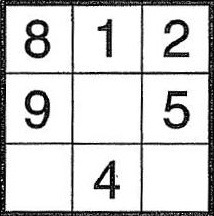
//> input picture SudokuSolver/output/part0opencv/Warmup1.jpg, 214 x 216 px
$ ./main   (built with g++ and OpenCV 4)
//> lines starting //> are read from the running program, lines starting //| are printed output that depends on the picture; after the words box and inside, x2 and y2 are one past the last pixel; in counts of white or black regions, pixels touching at a corner belong together
//
//  main.cpp
//  part0
//
//  Created by Geethanjali Jeevanatham on 2/7/16.
//  Copyright © 2016 Geethanjali Jeevanatham. All rights reserved.
//

#include <iostream>
#include <opencv2/opencv.hpp>

using namespace cv;
using namespace std;

int main(int argc, const char * argv[]) {

    Mat img = imread("/Users/geethanjalijeevanatham/Documents/Helloworld/myopenCV/part0/Warmup1.JPG");
//> img is the input picture: 216 rows x 214 cols, CV_8UC3; min 0, max 255, mean 210.1

    if(img.empty()){
        cout<<"Error: Image cannot be loaded"<<endl;
        return -1;
    }

    namedWindow("myWindow",CV_WINDOW_AUTOSIZE);
    imshow("myWindow",img);                       //Displays original image

    Mat dest(img.size(),img.type());
    threshold(img, dest, 255*0.5, 255, THRESH_BINARY);
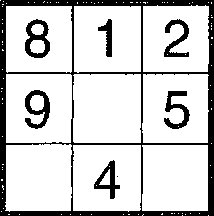
//> dest: 216 rows x 214 cols, CV_8UC3; 81.4% white; 8 black regions (1 under 20 px), largest, box (x1, y1, x2, y2) and area: (0, 0, 214, 216) 6184, (25, 19, 50, 58) 485, (25, 90, 50, 129) 468

    Mat erode_dest(dest.size(),dest.type());
    Mat element = getStructuringElement(MORPH_RECT, Size(3,3));
    erode(dest, erode_dest, element);
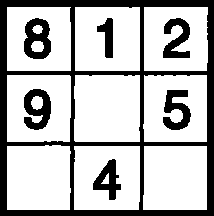
//> erode_dest: 216 rows x 214 cols, CV_8UC3; 73.1% white; 7 black regions, largest, box (x1, y1, x2, y2) and area: (0, 0, 214, 216) 8777, (24, 18, 51, 59) 730, (24, 89, 51, 130) 713


    Mat im_floodfill = erode_dest.clone();
    floodFill(im_floodfill, Point(0,0), CV_RGB(255,255,255));

    Mat im_floodfill_inv;
    dilate(im_floodfill,im_floodfill,element);
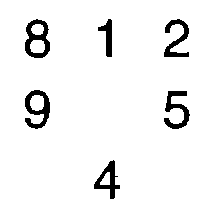
//> im_floodfill: 216 rows x 214 cols, CV_8UC3; 94.7% white; 6 black regions, box (x1, y1, x2, y2) and area: (25, 19, 50, 58) 490, (25, 90, 50, 129) 473, (164, 91, 190, 129) 429, (164, 19, 189, 57) 404, (94, 160, 120, 199) 377, (98, 19, 112, 57) 259
    bitwise_not(im_floodfill, im_floodfill_inv);
    Mat im_out = (dest|im_floodfill_inv);
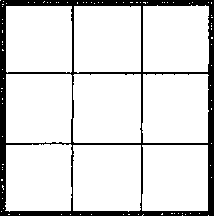
//> im_out: 216 rows x 214 cols, CV_8UC3; 86.6% white; 1 black region, box (x1, y1, x2, y2) and area: (0, 0, 214, 216) 6184
    threshold(im_out, im_out, 255*0.5, 255, THRESH_BINARY);
    namedWindow("myWindow2",CV_WINDOW_AUTOSIZE);
    imshow("myWindow2",im_floodfill);                  //Displays the numbers

    namedWindow("myWindowErode",CV_WINDOW_AUTOSIZE);
    imshow("myWindowErode",im_out);                    //Displays the grids

    waitKey(0);

    destroyWindow("myWindow");

    return 0;
}

$ run again, with SudokuSolver/output/part0opencv/Warmup.JPG copied over SudokuSolver/output/part0opencv/Warmup1.jpg
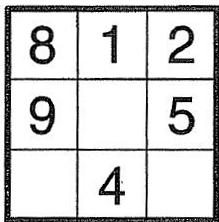
//> input picture SudokuSolver/output/part0opencv/Warmup.JPG, 219 x 222 px
//> img is the input picture: 222 rows x 219 cols, CV_8UC3; min 0, max 255, mean 211.2
//> `threshold(img, dest, 255*0.5, 255, THRESH_BINARY);`:
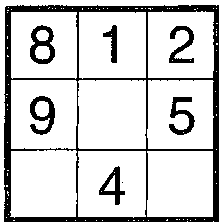
//> dest: 222 rows x 219 cols, CV_8UC3; 82.1% white; 8 black regions (1 under 20 px), largest, box (x1, y1, x2, y2) and area: (4, 5, 219, 222) 6334, (30, 25, 55, 64) 487, (30, 96, 55, 135) 465
//> erode_dest: 222 rows x 219 cols, CV_8UC3; 73.2% white; 7 black regions, largest, box (x1, y1, x2, y2) and area: (3, 4, 219, 222) 9401, (29, 24, 56, 65) 732, (29, 95, 56, 136) 709
//> `dilate(im_floodfill,im_floodfill,element);`:
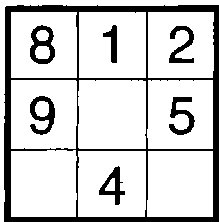
//> im_floodfill: 222 rows x 219 cols, CV_8UC3; 81.6% white; 7 black regions, largest, box (x1, y1, x2, y2) and area: (4, 5, 219, 222) 6524, (30, 25, 55, 64) 492, (30, 96, 55, 135) 469
//> im_out: 222 rows x 219 cols, CV_8UC3; every value is 255

$ run again, with SudokuSolver/output/part0opencv/part0res1opencv.png saved as SudokuSolver/output/part0opencv/Warmup1.jpg
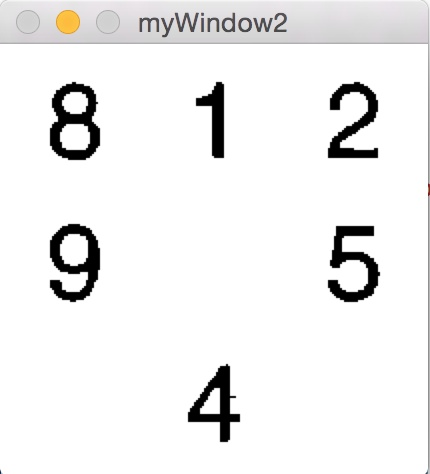
//> input picture SudokuSolver/output/part0opencv/part0res1opencv.png, 430 x 474 px
//> img is the input picture: 474 rows x 430 cols, CV_8UC3; mean B, G, R 238.1, 238.2, 238.5
//> `dilate(im_floodfill,im_floodfill,element);`:
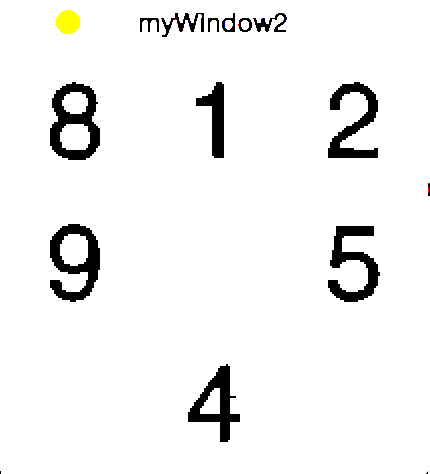
//> im_floodfill: 474 rows x 430 cols, CV_8UC3; mean B, G, R 241, 241.5, 241.6
//> `bitwise_not(im_floodfill, im_floodfill_inv);`:
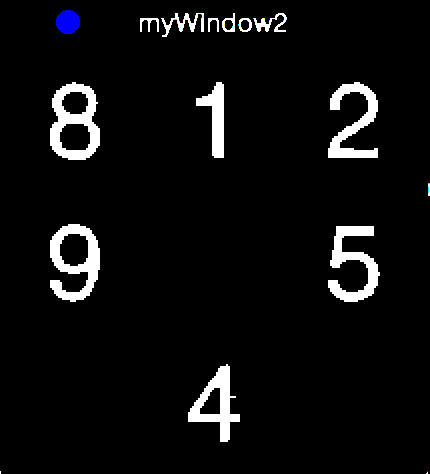
//> im_floodfill_inv: 474 rows x 430 cols, CV_8UC3; mean B, G, R 14, 13.5, 13.4
//> im_out: 474 rows x 430 cols, CV_8UC3; every value is 255

$ run again, with SudokuSolver/output/part0opencv/part0res2opencv.png saved as SudokuSolver/output/part0opencv/Warmup1.jpg
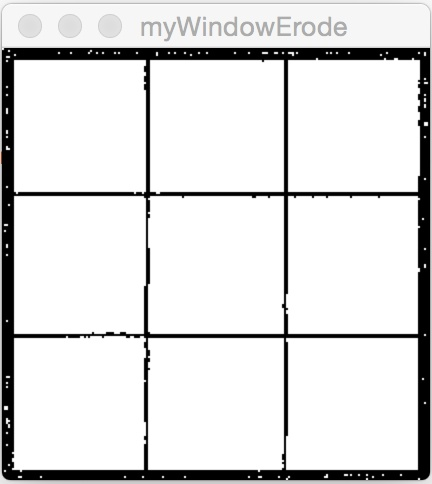
//> input picture SudokuSolver/output/part0opencv/part0res2opencv.png, 432 x 484 px
//> img is the input picture: 484 rows x 432 cols, CV_8UC3; mean B, G, R 221.9, 221.9, 221.9
//> `dilate(im_floodfill,im_floodfill,element);`:
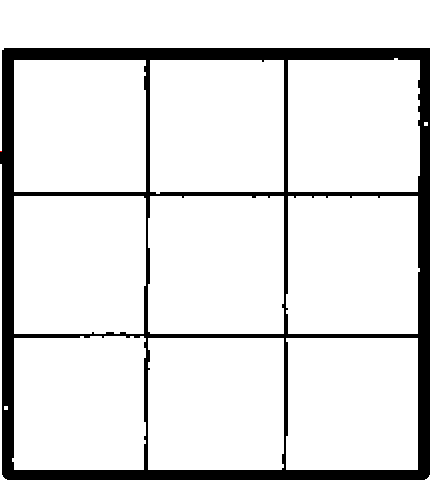
//> im_floodfill: 484 rows x 432 cols, CV_8UC3; mean B, G, R 224.1, 224.1, 224.1
//> `bitwise_not(im_floodfill, im_floodfill_inv);`:
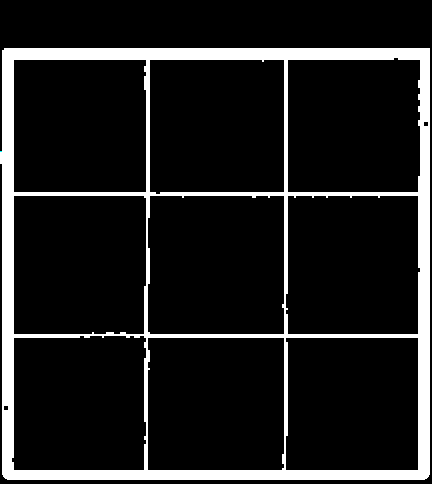
//> im_floodfill_inv: 484 rows x 432 cols, CV_8UC3; mean B, G, R 30.9, 30.9, 30.9
//> im_out: 484 rows x 432 cols, CV_8UC3; every value is 255
